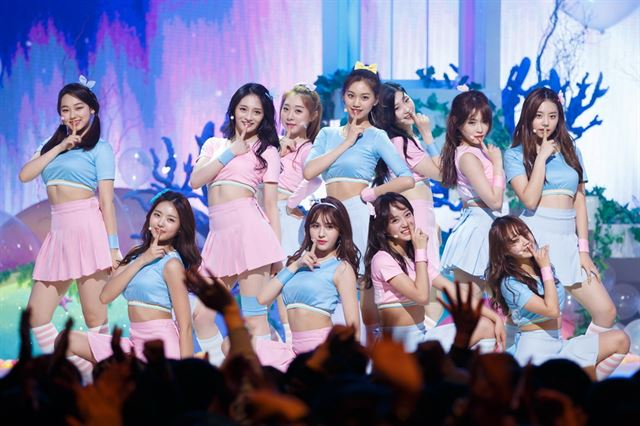
#> input picture Day 05/images/ioi.jpg, 640 x 426 px, given in place of the camera
$ python facedetect.py
#> lines starting #> are read from the running program, lines starting #| are printed output that depends on the picture
### Day 08/Face Recognition with OpenCV + KNN/npwriter.py
import pandas as pd
import numpy as np
import os.path

f_name = "face_data.csv"

# storing the data into a csv file
def write(name, data):

	if os.path.isfile(f_name):

		df = pd.read_csv(f_name, index_col = 0)

		latest = pd.DataFrame(data, columns = map(str, range(10000)))
		latest["name"] = name

		df = pd.concat((df, latest), ignore_index = True, sort = False)

	else:

		# Providing range only because the data
		# here is already flattened for when
		# it was store in f_list
		df = pd.DataFrame(data, columns = map(str, range(10000)))
		df["name"] = name

	df.to_csv(f_name)

### Day 08/Face Recognition with OpenCV + KNN/facedetect.py
# this file is used to detect face
# and then store the data of the face
import cv2
import numpy as np

# import the file where data is
# stored in a csv file format
import npwriter

name = input("Enter your name: ")
#> the answer given: ../../Day 05/images/ioi.jpg

# this is used to access the web-cam
# in order to capture frames
cap = cv2.VideoCapture(0)

classifier = cv2.CascadeClassifier("haarcascade_frontalface_default.xml")

# this is class used to detect the faces as provided
# with a haarcascade_frontalface_default.xml file as data
f_list = []

while True:
	ret, frame = cap.read()
#> frame is the input picture: shape (426, 640, 3); mean B, G, R 158.4, 129.8, 132.9

	# converting the image into gray
	# scale as it is easy for detection
	gray = cv2.cvtColor(frame, cv2.COLOR_BGR2GRAY)
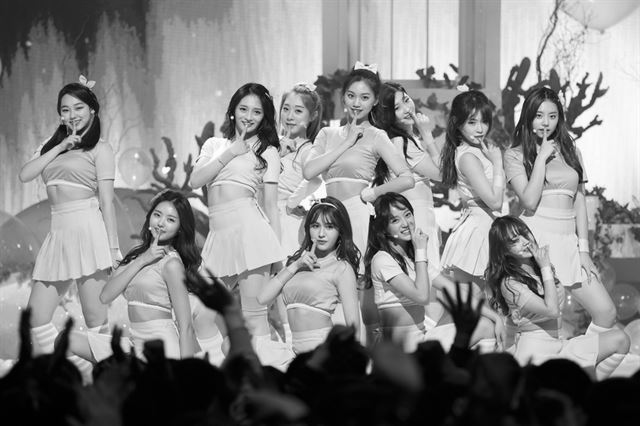
#> gray: shape (426, 640); min 0, max 255, mean 134

	# detect multiscale, detects the face and its coordinates
	faces = classifier.detectMultiScale(gray, 1.5, 5)
#> faces = [[232, 96, 36, 36]]

	# this is used to detect the face which
	# is closest to the web-cam on the first position
	faces = sorted(faces, key = lambda x: x[2]*x[3],
									reverse = True)

	# only the first detected face is used
	faces = faces[:1]

	# len(faces) is the number of
	# faces showing in a frame
	if len(faces) == 1:
		# this is removing from tuple format
		face = faces[0]
#> face = [232, 96, 36, 36]

		# storing the coordinates of the
		# face in different variables
		x, y, w, h = face
#> x = 232; y = 96; w = 36; h = 36

		# this is will show the face
		# that is being detected
		im_face = frame[y:y + h, x:x + w]
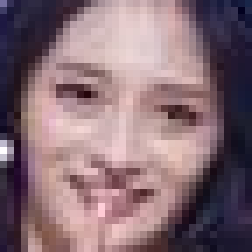
#> im_face: shape (36, 36, 3) (shown 7 times larger); mean B, G, R 117.3, 109.4, 134.7

		cv2.imshow("face", im_face)


	if not ret:
		continue

	cv2.imshow("full", frame)

	key = cv2.waitKey(1)
#> (key q is pressed here)

	# this will break the execution of the program
	# on pressing 'q' and will click the frame on pressing 'c'
	if key & 0xFF == ord('q'):
		break
	elif key & 0xFF == ord('c'):
		if len(faces) == 1:
			gray_face = cv2.cvtColor(im_face, cv2.COLOR_BGR2GRAY)
			gray_face = cv2.resize(gray_face, (100, 100))
			print(len(f_list), type(gray_face), gray_face.shape)

			# this will append the face's coordinates in f_list
			f_list.append(gray_face.reshape(-1))
		else:
			print("face not found")

		# this will store the data for detected
		# face 10 times in order to increase accuracy
		if len(f_list) == 10:
			break

# declared in npwriter
npwriter.write(name, np.array(f_list))
#> (the run stopped early here; a loop or call above may not have finished)
